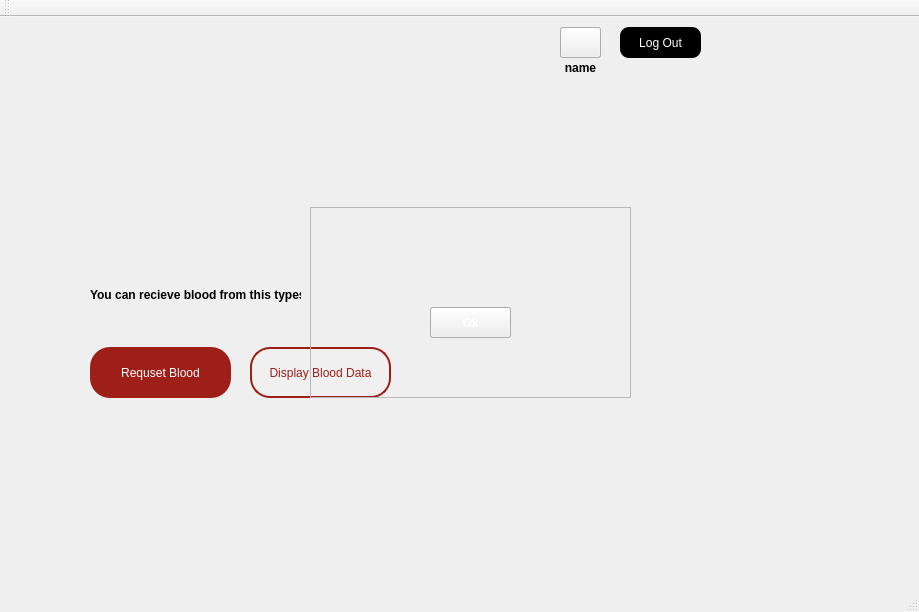
<?xml version="1.0" encoding="UTF-8"?>
<ui version="4.0">
 <class>RecipientInterfaceClass</class>
 <widget class="QMainWindow" name="RecipientInterfaceClass">
  <property name="geometry">
   <rect>
    <x>0</x>
    <y>0</y>
    <width>919</width>
    <height>612</height>
   </rect>
  </property>
  <property name="windowTitle">
   <string>Blood Bank Management System</string>
  </property>
  <property name="windowIcon">
   <iconset resource="RecipientReg.qrc">
    <normaloff>:/RecipientReg/toppng.com-blood-donation-png-picture-blood-donation-logo-3209x3905.png</normaloff>:/RecipientReg/toppng.com-blood-donation-png-picture-blood-donation-logo-3209x3905.png</iconset>
  </property>
  <property name="styleSheet">
   <string notr="true"/>
  </property>
  <widget class="QWidget" name="centralWidget">
   <widget class="QLabel" name="name">
    <property name="geometry">
     <rect>
      <x>0</x>
      <y>0</y>
      <width>921</width>
      <height>561</height>
     </rect>
    </property>
    <property name="styleSheet">
     <string notr="true"/>
    </property>
    <property name="text">
     <string/>
    </property>
    <property name="pixmap">
     <pixmap resource="RecipientReg.qrc">:/RecipientReg/first – 1.jpg</pixmap>
    </property>
    <property name="scaledContents">
     <bool>true</bool>
    </property>
   </widget>
   <widget class="QPushButton" name="accountM">
    <property name="geometry">
     <rect>
      <x>560</x>
      <y>10</y>
      <width>41</width>
      <height>31</height>
     </rect>
    </property>
    <property name="cursor">
     <cursorShape>PointingHandCursor</cursorShape>
    </property>
    <property name="styleSheet">
     <string notr="true">border-image:url(:/RecipientReg/—Pngtree—includes set of avatars icons_8537422 (2).png)</string>
    </property>
    <property name="text">
     <string/>
    </property>
   </widget>
   <widget class="QPushButton" name="accountF">
    <property name="geometry">
     <rect>
      <x>560</x>
      <y>10</y>
      <width>41</width>
      <height>31</height>
     </rect>
    </property>
    <property name="cursor">
     <cursorShape>PointingHandCursor</cursorShape>
    </property>
    <property name="styleSheet">
     <string notr="true">border-image:url(:/RecipientReg/—Pngtree—includes set of avatars icons_8537422 (1).png)</string>
    </property>
    <property name="text">
     <string/>
    </property>
   </widget>
   <widget class="QPushButton" name="logout">
    <property name="geometry">
     <rect>
      <x>620</x>
      <y>10</y>
      <width>81</width>
      <height>31</height>
     </rect>
    </property>
    <property name="cursor">
     <cursorShape>PointingHandCursor</cursorShape>
    </property>
    <property name="styleSheet">
     <string notr="true">background-color:black;
border-style:solid;
border-width:0px;
border-color: rgb(220, 3, 6);
border-radius:9px;
color: white;
font: 700 8pt &quot;Arial&quot;;</string>
    </property>
    <property name="text">
     <string>Log Out</string>
    </property>
   </widget>
   <widget class="QPushButton" name="pushButton">
    <property name="geometry">
     <rect>
      <x>90</x>
      <y>330</y>
      <width>141</width>
      <height>51</height>
     </rect>
    </property>
    <property name="cursor">
     <cursorShape>PointingHandCursor</cursorShape>
    </property>
    <property name="styleSheet">
     <string notr="true">background-color:rgb(158, 30, 24);
border-style:solid;
border-width:0px;
border-color: rgb(220, 3, 6);
border-radius:20px;
color: white;
font: 700 8pt &quot;Arial&quot;;</string>
    </property>
    <property name="text">
     <string>Requset Blood</string>
    </property>
   </widget>
   <widget class="QPushButton" name="pushButton_2">
    <property name="geometry">
     <rect>
      <x>250</x>
      <y>330</y>
      <width>141</width>
      <height>51</height>
     </rect>
    </property>
    <property name="cursor">
     <cursorShape>PointingHandCursor</cursorShape>
    </property>
    <property name="styleSheet">
     <string notr="true">background-color:rgb(240, 240, 240);
border-style:solid;
border-width:2px;
border-color: rgb(158, 30, 24);
border-radius:20px;
color: rgb(158, 30, 24);;
font: 700 8pt &quot;Arial&quot;;</string>
    </property>
    <property name="text">
     <string>Display Blood Data</string>
    </property>
   </widget>
   <widget class="QFrame" name="pop">
    <property name="geometry">
     <rect>
      <x>310</x>
      <y>190</y>
      <width>321</width>
      <height>191</height>
     </rect>
    </property>
    <property name="styleSheet">
     <string notr="true">border-image:url(:/RecipientReg/profile – 1.png)</string>
    </property>
    <property name="frameShape">
     <enum>QFrame::StyledPanel</enum>
    </property>
    <property name="frameShadow">
     <enum>QFrame::Raised</enum>
    </property>
    <widget class="QPushButton" name="pushButton_3">
     <property name="geometry">
      <rect>
       <x>120</x>
       <y>100</y>
       <width>81</width>
       <height>31</height>
      </rect>
     </property>
     <property name="font">
      <font>
       <bold>true</bold>
      </font>
     </property>
     <property name="cursor">
      <cursorShape>PointingHandCursor</cursorShape>
     </property>
     <property name="styleSheet">
      <string notr="true">border-image:url(:/RecipientReg/Rectanglered.png);
color:white</string>
     </property>
     <property name="text">
      <string>Request</string>
     </property>
    </widget>
   </widget>
   <widget class="QFrame" name="pop_2">
    <property name="geometry">
     <rect>
      <x>310</x>
      <y>190</y>
      <width>321</width>
      <height>191</height>
     </rect>
    </property>
    <property name="styleSheet">
     <string notr="true">border-image:url(:/RecipientReg/UN.png)</string>
    </property>
    <property name="frameShape">
     <enum>QFrame::StyledPanel</enum>
    </property>
    <property name="frameShadow">
     <enum>QFrame::Raised</enum>
    </property>
    <widget class="QPushButton" name="pushButton_4">
     <property name="geometry">
      <rect>
       <x>120</x>
       <y>100</y>
       <width>81</width>
       <height>31</height>
      </rect>
     </property>
     <property name="font">
      <font>
       <bold>true</bold>
      </font>
     </property>
     <property name="cursor">
      <cursorShape>PointingHandCursor</cursorShape>
     </property>
     <property name="styleSheet">
      <string notr="true">border-image:url(:/RecipientReg/Rectanglered.png);
color:white</string>
     </property>
     <property name="text">
      <string>Ok</string>
     </property>
    </widget>
   </widget>
   <widget class="QLabel" name="user">
    <property name="geometry">
     <rect>
      <x>530</x>
      <y>40</y>
      <width>101</width>
      <height>21</height>
     </rect>
    </property>
    <property name="font">
     <font>
      <bold>true</bold>
     </font>
    </property>
    <property name="text">
     <string>name</string>
    </property>
    <property name="alignment">
     <set>Qt::AlignCenter</set>
    </property>
   </widget>
   <widget class="QLabel" name="label">
    <property name="geometry">
     <rect>
      <x>90</x>
      <y>270</y>
      <width>211</width>
      <height>16</height>
     </rect>
    </property>
    <property name="font">
     <font>
      <bold>true</bold>
     </font>
    </property>
    <property name="text">
     <string>You can recieve blood from this types:</string>
    </property>
   </widget>
   <zorder>name</zorder>
   <zorder>accountM</zorder>
   <zorder>accountF</zorder>
   <zorder>logout</zorder>
   <zorder>pushButton</zorder>
   <zorder>pushButton_2</zorder>
   <zorder>user</zorder>
   <zorder>label</zorder>
   <zorder>pop</zorder>
   <zorder>pop_2</zorder>
  </widget>
  <widget class="QMenuBar" name="menuBar">
   <property name="geometry">
    <rect>
     <x>0</x>
     <y>0</y>
     <width>919</width>
     <height>22</height>
    </rect>
   </property>
  </widget>
  <widget class="QToolBar" name="mainToolBar">
   <attribute name="toolBarArea">
    <enum>TopToolBarArea</enum>
   </attribute>
   <attribute name="toolBarBreak">
    <bool>false</bool>
   </attribute>
  </widget>
  <widget class="QStatusBar" name="statusBar"/>
 </widget>
 <layoutdefault spacing="6" margin="11"/>
 <resources>
  <include location="RecipientReg.qrc"/>
 </resources>
 <connections/>
</ui>
